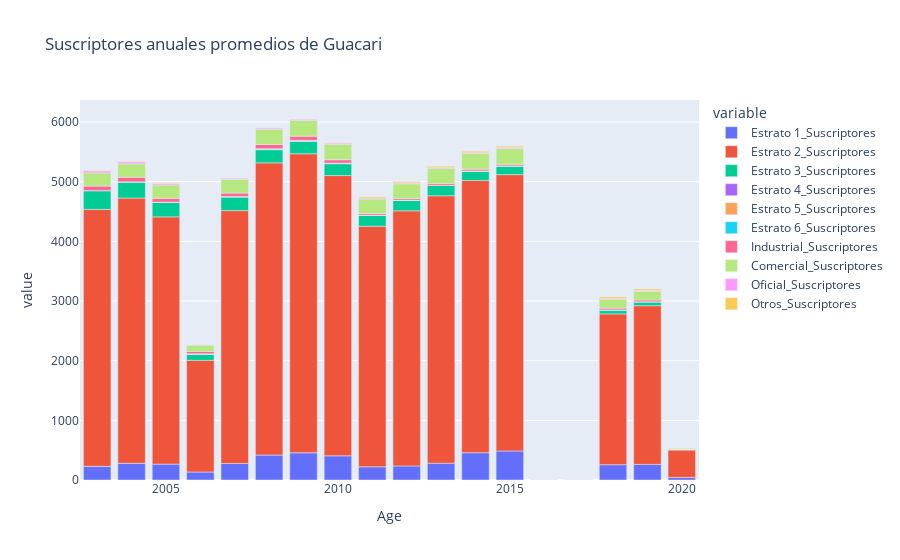

The notebook cell saved with this chart:
### Code cell
grafica_0= GraficoBarra(FinalGuacari,ClasesSuscriptores,['Age'],"Suscriptores anuales promedios de Guacari")
grafica_0

### Figure 1 — Plotly figure (JSON) as saved in the notebook; plotly's stock layout.template omitted (floating-point values rounded to 4 significant figures)
{"data": [{"alignmentgroup": "True", "hovertemplate": "variable=Estrato 1_Suscriptores<br>Age=%{x}<br>value=%{y}<extra></extra>", "legendgroup": "Estrato 1_Suscriptores", "marker": {"color": "#636efa"}, "name": "Estrato 1_Suscriptores", "offsetgroup": "Estrato 1_Suscriptores", "orientation": "v", "showlegend": true, "textposition": "auto", "type": "bar", "x": [2003, 2004, 2005, 2006, 2007, 2008, 2009, 2010, 2011, 2012, 2013, 2014, 2015, 2016, 2017, 2018, 2019, 2020], "xaxis": "x", "y": [228.8, 280, 266.5, 134.3, 276.9, 418.4, 455.5, 405.6, 220.5, 235.8, 281.4, 457.3, 486.8, 0, 0, 256.4, 261.1, 43.17], "yaxis": "y"}, {"alignmentgroup": "True", "hovertemplate": "variable=Estrato 2_Suscriptores<br>Age=%{x}<br>value=%{y}<extra></extra>", "legendgroup": "Estrato 2_Suscriptores", "marker": {"color": "#EF553B"}, "name": "Estrato 2_Suscriptores", "offsetgroup": "Estrato 2_Suscriptores", "orientation": "v", "showlegend": true, "textposition": "auto", "type": "bar", "x": [2003, 2004, 2005, 2006, 2007, 2008, 2009, 2010, 2011, 2012, 2013, 2014, 2015, 2016, 2017, 2018, 2019, 2020], "xaxis": "x", "y": [4307.0, 4446.0, 4144.0, 1872.0, 4238.0, 4897.0, 5012.0, 4697.0, 4032.0, 4276.0, 4482.0, 4564.0, 4631.0, 0, 0, 2528.0, 2660.0, 459.2], "yaxis": "y"}, {"alignmentgroup": "True", "hovertemplate": "variable=Estrato 3_Suscriptores<br>Age=%{x}<br>value=%{y}<extra></extra>", "legendgroup": "Estrato 3_Suscriptores", "marker": {"color": "#00cc96"}, "name": "Estrato 3_Suscriptores", "offsetgroup": "Estrato 3_Suscriptores", "orientation": "v", "showlegend": true, "textposition": "auto", "type": "bar", "x": [2003, 2004, 2005, 2006, 2007, 2008, 2009, 2010, 2011, 2012, 2013, 2014, 2015, 2016, 2017, 2018, 2019, 2020], "xaxis": "x", "y": [315.2, 271.4, 245.2, 103.2, 228.8, 221.2, 210.6, 198.4, 184.3, 179.4, 172.2, 156.7, 144.3, 0, 0, 66.58, 65.67, 10.25], "yaxis": "y"}, {"alignmentgroup": "True", "hovertemplate": "variable=Estrato 4_Suscriptores<br>Age=%{x}<br>value=%{y}<extra></extra>", "legendgroup": "Estrato 4_Suscriptores", "marker": {"color": "#ab63fa"}, "name": "Estrato 4_Suscriptores", "offsetgroup": "Estrato 4_Suscriptores", "orientation": "v", "showlegend": true, "textposition": "auto", "type": "bar", "x": [2003, 2004, 2005, 2006, 2007, 2008, 2009, 2010, 2011, 2012, 2013, 2014, 2015, 2016, 2017, 2018, 2019, 2020], "xaxis": "x", "y": [0, 0.25, 0.25, 1.667, 2.25, 4.417, 4, 2.667, 0, 0, 0.25, 1.5, 1.25, 0, 0, 0, 0.08333, 0], "yaxis": "y"}, {"alignmentgroup": "True", "hovertemplate": "variable=Estrato 5_Suscriptores<br>Age=%{x}<br>value=%{y}<extra></extra>", "legendgroup": "Estrato 5_Suscriptores", "marker": {"color": "#FFA15A"}, "name": "Estrato 5_Suscriptores", "offsetgroup": "Estrato 5_Suscriptores", "orientation": "v", "showlegend": true, "textposition": "auto", "type": "bar", "x": [2003, 2004, 2005, 2006, 2007, 2008, 2009, 2010, 2011, 2012, 2013, 2014, 2015, 2016, 2017, 2018, 2019, 2020], "xaxis": "x", "y": [0, 0, 0.25, 1.833, 2.167, 4, 4, 3, 0.5, 0.5, 0.5, 0.5, 0.5, 0, 0, 0, 0, 0], "yaxis": "y"}, {"alignmentgroup": "True", "hovertemplate": "variable=Estrato 6_Suscriptores<br>Age=%{x}<br>value=%{y}<extra></extra>", "legendgroup": "Estrato 6_Suscriptores", "marker": {"color": "#19d3f3"}, "name": "Estrato 6_Suscriptores", "offsetgroup": "Estrato 6_Suscriptores", "orientation": "v", "showlegend": true, "textposition": "auto", "type": "bar", "x": [2003, 2004, 2005, 2006, 2007, 2008, 2009, 2010, 2011, 2012, 2013, 2014, 2015, 2016, 2017, 2018, 2019, 2020], "xaxis": "x", "y": [0, 0, 0.1667, 2.5, 3.667, 7.167, 6.917, 4.583, 0.5, 0.5, 0.5, 0.5, 0.5, 0, 0, 0.08333, 0, 0], "yaxis": "y"}, {"alignmentgroup": "True", "hovertemplate": "variable=Industrial_Suscriptores<br>Age=%{x}<br>value=%{y}<extra></extra>", "legendgroup": "Industrial_Suscriptores", "marker": {"color": "#FF6692"}, "name": "Industrial_Suscriptores", "offsetgroup": "Industrial_Suscriptores", "orientation": "v", "showlegend": true, "textposition": "auto", "type": "bar", "x": [2003, 2004, 2005, 2006, 2007, 2008, 2009, 2010, 2011, 2012, 2013, 2014, 2015, 2016, 2017, 2018, 2019, 2020], "xaxis": "x", "y": [76.17, 77.25, 64.17, 41.17, 56.75, 71.17, 69.33, 56.58, 26.83, 27.33, 29.67, 28.83, 26, 3.917, 4, 30.17, 30.17, 2], "yaxis": "y"}, {"alignmentgroup": "True", "hovertemplate": "variable=Comercial_Suscriptores<br>Age=%{x}<br>value=%{y}<extra></extra>", "legendgroup": "Comercial_Suscriptores", "marker": {"color": "#B6E880"}, "name": "Comercial_Suscriptores", "offsetgroup": "Comercial_Suscriptores", "orientation": "v", "showlegend": true, "textposition": "auto", "type": "bar", "x": [2003, 2004, 2005, 2006, 2007, 2008, 2009, 2010, 2011, 2012, 2013, 2014, 2015, 2016, 2017, 2018, 2019, 2020], "xaxis": "x", "y": [220.9, 225, 225.4, 102.8, 232.3, 257.2, 264.8, 259.8, 246.2, 246.3, 253.2, 262.1, 263.8, 2.917, 2.583, 147.2, 147.3, 23.25], "yaxis": "y"}, {"alignmentgroup": "True", "hovertemplate": "variable=Oficial_Suscriptores<br>Age=%{x}<br>value=%{y}<extra></extra>", "legendgroup": "Oficial_Suscriptores", "marker": {"color": "#FF97FF"}, "name": "Oficial_Suscriptores", "offsetgroup": "Oficial_Suscriptores", "orientation": "v", "showlegend": true, "textposition": "auto", "type": "bar", "x": [2003, 2004, 2005, 2006, 2007, 2008, 2009, 2010, 2011, 2012, 2013, 2014, 2015, 2016, 2017, 2018, 2019, 2020], "xaxis": "x", "y": [33.17, 32.25, 27.83, 12.67, 19.92, 22.5, 22.42, 20.08, 16.58, 15.67, 14.58, 14.83, 17.58, 0.4167, 1.417, 12.75, 12.17, 1.667], "yaxis": "y"}, {"alignmentgroup": "True", "hovertemplate": "variable=Otros_Suscriptores<br>Age=%{x}<br>value=%{y}<extra></extra>", "legendgroup": "Otros_Suscriptores", "marker": {"color": "#FECB52"}, "name": "Otros_Suscriptores", "offsetgroup": "Otros_Suscriptores", "orientation": "v", "showlegend": true, "textposition": "auto", "type": "bar", "x": [2003, 2004, 2005, 2006, 2007, 2008, 2009, 2010, 2011, 2012, 2013, 2014, 2015, 2016, 2017, 2018, 2019, 2020], "xaxis": "x", "y": [9.167, 8.833, 7, 1, 3.083, 1, 1, 7.417, 19.83, 22.67, 24.33, 23.92, 23.08, 0, 0, 27.83, 26.08, 0.4167], "yaxis": "y"}], "layout": {"barmode": "relative", "legend": {"title": {"text": "variable"}, "tracegroupgap": 0}, "title": {"text": "Suscriptores anuales promedios de Guacari"}, "xaxis": {"anchor": "y", "domain": [0, 1], "title": {"text": "Age"}}, "yaxis": {"anchor": "x", "domain": [0, 1], "title": {"text": "value"}}}}
